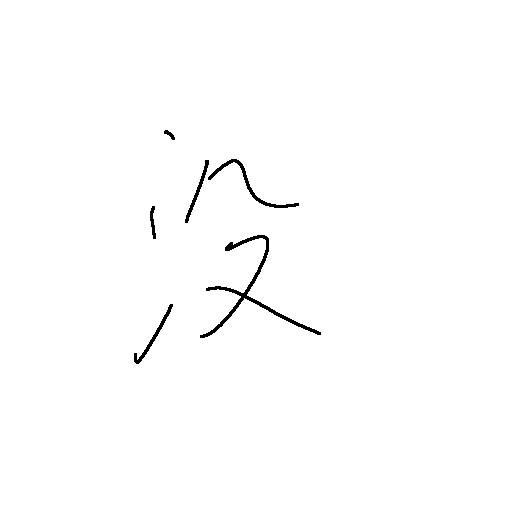
#> input picture SDT/hecheng/12.png, 512 x 512 px
$ python texte.py -i hecheng -o out
#> lines starting #> are read from the running program, lines starting #| are printed output that depends on the picture; after the words box and inside, x2 and y2 are one past the last pixel; in counts of white or black regions, pixels touching at a corner belong together
#!/usr/bin/env python3
# -*- coding: utf-8 -*-

"""
用法示例：
    python texte.py --input_dir ./author --output_dir ./images_binary --thresh 127 --max_iter 4
"""

import os
import glob
import argparse

import cv2
import numpy as np
from skimage.morphology import thin

def calligraphy_to_thin(
    img_gray: np.ndarray,
    thresh: int = 127,
    max_iter: int = 15
) -> np.ndarray:
    """
    将单张灰度图进行二值化，然后做有限次形态学细化，最后反转颜色（白底黑线），
    返回处理后的二值图。

    参数:
        img_gray:  输入的灰度图（numpy.ndarray，dtype=np.uint8）
        thresh:    二值化阈值（0-255），灰度 < thresh → 视为笔画（前景）
        max_iter:  形态学细化的最大迭代次数。值越大，笔画越接近骨架；值越小，保留笔画宽度越多。

    返回值:
        inverted_img: 白底黑线的细化结果（numpy.ndarray，dtype=np.uint8，取值 0 或 255）
    """

    # 1. 二值化（先反转，使笔画部分变成白 255，背景变成黑 0）
    _, binary = cv2.threshold(img_gray, thresh, 255, cv2.THRESH_BINARY_INV)
    binary_bool = (binary > 0)  # True 表示笔画

    # 2. 形态学细化（morphological thinning）
    #    使用 skimage.morphology.thin，可以设置 max_num_iter 让细化只做有限次迭代，保留更多笔画宽度。
    #    例如 max_iter=15 时，大多数宽度较细的笔画会保留 2-3 像素的宽度；如果把 max_iter 越调越大，会逐渐逼近骨架。
    thin_bool = thin(binary_bool, max_num_iter=max_iter)

    # 3. 转回 0/255 的 uint8 图像（此时笔画对应 255，背景对应 0）
    thin_img = (thin_bool.astype(np.uint8) * 255)

    # 4. 反转颜色：255 → 0 (黑线), 0 → 255 (白底)
    inverted_img = cv2.bitwise_not(thin_img)

    return inverted_img


def process_folder_thin(input_dir: str, output_dir: str, thresh: int, max_iter: int):
    """
    批量处理输入文件夹中的所有图片，并将“白底黑线”保留更多细节的细化结果
    保存到输出文件夹。

    参数:
        input_dir:  包含原始书法图的文件夹路径
        output_dir: 保存细化结果的文件夹路径
        thresh:     二值化阈值
        max_iter:   形态学细化的最大迭代次数
    """
#> called with input_dir = 'hecheng', output_dir = 'out', thresh = 127, max_iter = 15

    # 1. 创建输出文件夹（如果不存在）
    os.makedirs(output_dir, exist_ok=True)

    # 2. 支持的图片后缀列表
    exts = ("*.png", "*.jpg", "*.jpeg", "*.bmp", "*.tif", "*.tiff")

    # 3. 统计输入文件夹中所有图片数量
    total_files = []
    for ext in exts:
        total_files.extend(glob.glob(os.path.join(input_dir, ext)))
#> pass 2 of the loop in process_folder_thin, `for ext in exts:`:
    total_count = len(total_files)

    if total_count == 0:
        print(f"[警告] 在 '{input_dir}' 中未找到任何支持的图片文件。")
        return

    print(f"[信息] 在 '{input_dir}' 中共找到 {total_count} 张图片，开始批量细化（保留更多细节）……")
    processed = 0

    # 4. 逐个读取、处理并保存
    for filepath in total_files:
        fname = os.path.basename(filepath)
        name, _ = os.path.splitext(fname)
        out_path = os.path.join(output_dir, f"{name}_thin_{max_iter}.png")

        # 4.1 读取为灰度图
        img_gray = cv2.imread(filepath, cv2.IMREAD_GRAYSCALE)
#> img_gray: shape (512, 512); 99.2% white; 6 black regions, box (x1, y1, x2, y2) and area: (200, 235, 321, 338) 1047, (208, 159, 299, 208) 423, (134, 304, 173, 364) 275, (185, 160, 209, 223) 234, (150, 206, 156, 239) 109, (164, 130, 175, 140) 49
        if img_gray is None:
            print(f"  [跳过] 无法读取文件：{filepath}")
            continue

        # 4.2 对图像做形态学细化并反转颜色
        thin_img = calligraphy_to_thin(img_gray, thresh, max_iter)
#> in calligraphy_to_thin, `thin_bool = thin(binary_bool, max_num_iter=max_iter)`:
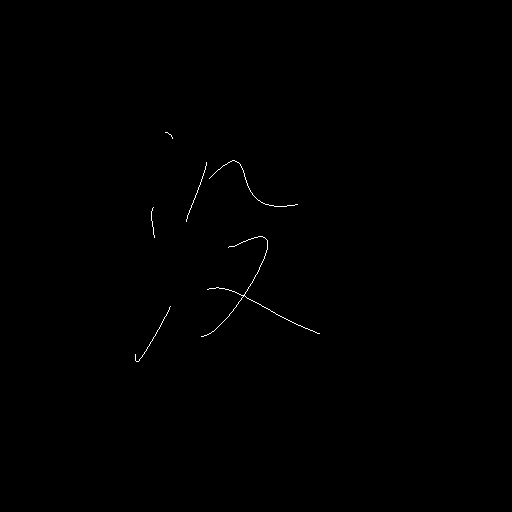
#> thin_bool: shape (512, 512) bool; 0.2% white in thin lines or dots, all inside (x1, y1, x2, y2) = (135, 132, 320, 362)

        # 4.3 保存结果
        success = cv2.imwrite(out_path, thin_img)
        if not success:
            print(f"  [错误] 保存失败：{out_path}")
        else:
            processed += 1
            print(f"  [已处理] {fname} → {os.path.basename(out_path)}")
#> pass 2 of the loop in process_folder_thin, `for filepath in total_files:`:
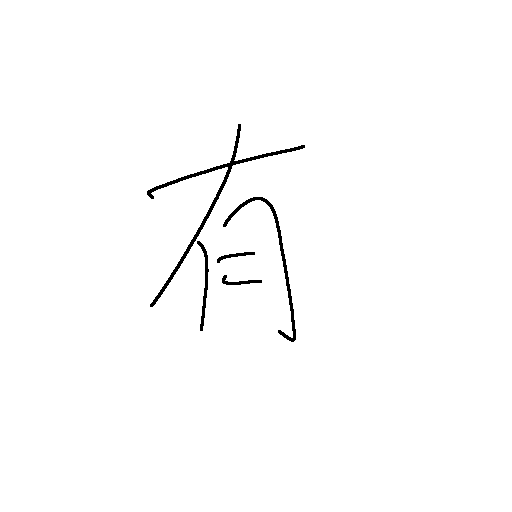
#> input picture SDT/hecheng/13.png, 512 x 512 px
#> img_gray: shape (512, 512); 99% white; 5 black regions, box (x1, y1, x2, y2) and area: (147, 124, 305, 307) 1300, (223, 197, 296, 342) 731, (197, 241, 209, 331) 299, (222, 275, 262, 285) 147, (217, 252, 255, 263) 131
#> in calligraphy_to_thin (call 2), `thin_bool = thin(binary_bool, max_num_iter=max_iter)`:
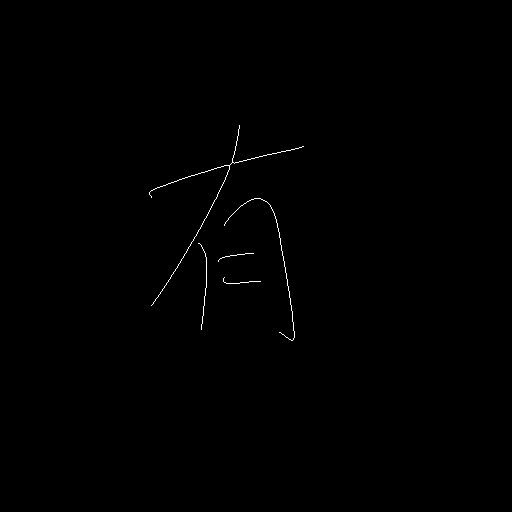
#> thin_bool: shape (512, 512) bool; 0.27% white in thin lines or dots, all inside (x1, y1, x2, y2) = (149, 125, 304, 341)

    print(f"[完成] 共处理 {processed}/{total_count} 张图片，结果保存在 '{output_dir}'。")


def parse_args():
    parser = argparse.ArgumentParser(
        description="批量对文件夹中的书法图进行有限次形态学细化 (Thinning)，保留更多笔画细节"
    )
    parser.add_argument(
        "--input_dir", "-i",
        required=True,
        help="待处理的输入文件夹路径（包含原始书法图）"
    )
    parser.add_argument(
        "--output_dir", "-o",
        required=True,
        help="保存细化结果的输出文件夹路径"
    )
    parser.add_argument(
        "--thresh", "-t",
        type=int,
        default=127,
        help="二值化阈值（0-255），默认为 127。灰度 < thresh → 视为笔画（前景）"
    )
    parser.add_argument(
        "--max_iter", "-m",
        type=int,
        default=15,
        help="形态学细化（thinning）的最大迭代次数，默认为 15。"
             "数值越大，最终笔画越接近骨架；数值越小，保留笔画宽度越多。"
    )
    return parser.parse_args()


if __name__ == "__main__":
    args = parse_args()

    print("====================================================")
    print(" 批量形态学细化脚本 (Thinning, keep more details) ")
    print("====================================================")
    print(f" 输入文件夹：{args.input_dir}")
    print(f" 输出文件夹：{args.output_dir}")
    print(f" 二值化阈值：{args.thresh}")
    print(f" 细化迭代数：{args.max_iter}")
    print(" 开始处理，请稍候...\n")

    process_folder_thin(
        input_dir=args.input_dir,
        output_dir=args.output_dir,
        thresh=args.thresh,
        max_iter=args.max_iter
    )
